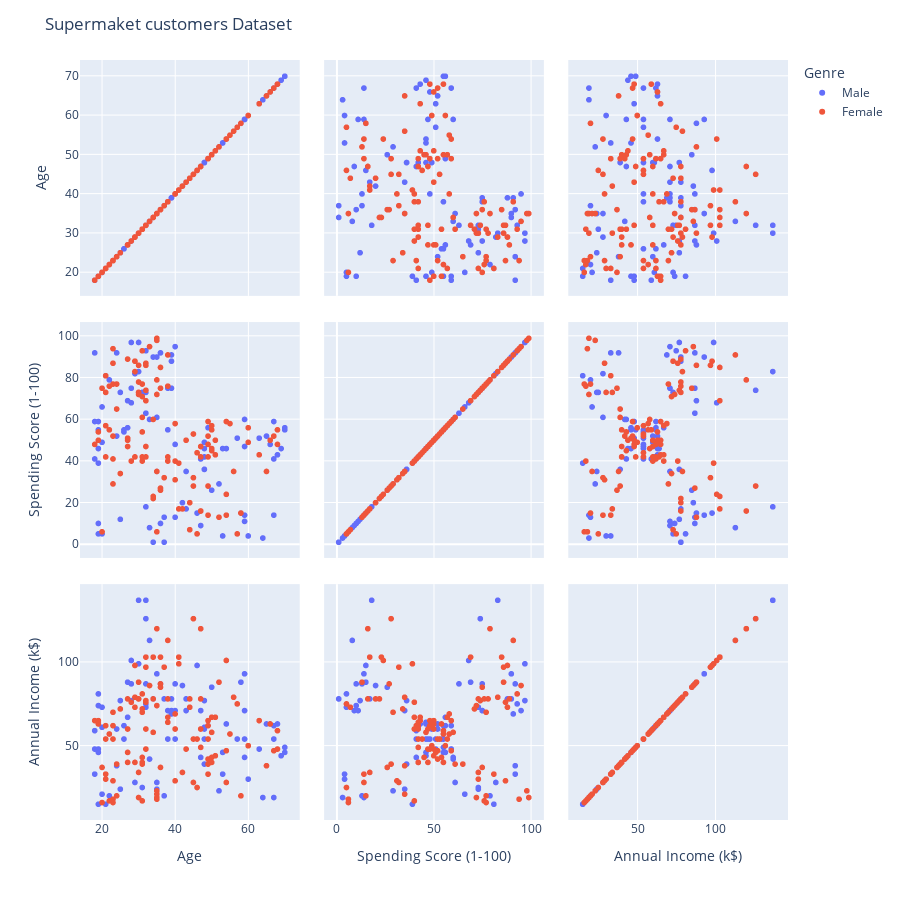

Write notebook code for a chart like this one.
### Markdown cell above
Analisando o gráfico percebe-se que a média das idades das mulheres (35) é menor do que a dos homens (37), além de ter um intervalo de idades mais concentrados (29-48) para as mulheres do que para os homens (27.5-51).

### Code cell
fig = px.scatter_matrix(df_customers,dimensions=["Age","Spending Score (1-100)","Annual Income (k$)"], color = "Genre")
#fig.update_traces(diagonal_visible=False)
fig.update_layout(
    title='Supermaket customers Dataset',
    dragmode='select',
    width=900,
    height=900,
    hovermode='closest',
)
fig.show()

### Figure 1 — Plotly figure (JSON) as saved in the notebook; plotly's stock layout.template omitted (floating-point values rounded to 4 significant figures)
{"data": [{"dimensions": [{"axis": {"matches": true}, "label": "Age", "values": [19, 21, 64, 67, 37, 22, 20, 52, 35, 25, 31, 29, 35, 60, 53, 18, 24, 48, 33, 59, 47, 69, 53, 70, 19, 63, 18, 19, 70, 59, 26, 40, 57, 38, 67, 48, 18, 48, 24, 48, 20, 67, 26, 49, 54, 68, 66, 65, 19, 27, 39, 43, 40, 59, 38, 47, 39, 20, 32, 19, 32, 25, 28, 48, 34, 43, 39, 37, 34, 19, 50, 42, 32, 40, 28, 36, 36, 58, 27, 59, 35, 46, 30, 28, 33, 32, 32, 30]}, {"axis": {"matches": true}, "label": "Spending Score (1-100)", "values": [39, 81, 3, 14, 13, 79, 66, 29, 35, 73, 73, 82, 61, 4, 4, 92, 92, 36, 60, 60, 41, 46, 46, 56, 55, 51, 59, 59, 55, 47, 54, 48, 51, 55, 41, 46, 41, 49, 52, 42, 49, 59, 55, 56, 46, 43, 48, 52, 46, 56, 91, 35, 95, 11, 75, 9, 75, 5, 73, 10, 93, 12, 97, 36, 90, 17, 88, 1, 1, 5, 26, 20, 63, 13, 75, 10, 92, 15, 69, 14, 90, 15, 97, 68, 8, 74, 18, 83]}, {"axis": {"matches": true}, "label": "Annual Income (k$)", "values": [15, 15, 19, 19, 20, 20, 21, 23, 24, 24, 25, 28, 28, 30, 33, 33, 38, 39, 42, 43, 43, 44, 46, 46, 46, 48, 48, 48, 49, 54, 54, 54, 54, 54, 54, 54, 59, 60, 60, 61, 61, 62, 62, 62, 63, 63, 63, 63, 64, 67, 69, 71, 71, 71, 71, 71, 71, 73, 73, 74, 75, 77, 77, 77, 78, 78, 78, 78, 78, 81, 85, 86, 87, 87, 87, 87, 87, 88, 88, 93, 93, 98, 99, 101, 113, 126, 137, 137]}], "hovertemplate": "Genre=Male<br>%{xaxis.title.text}=%{x}<br>%{yaxis.title.text}=%{y}<extra></extra>", "legendgroup": "Male", "marker": {"color": "#636efa", "symbol": "circle"}, "name": "Male", "showlegend": true, "type": "splom"}, {"dimensions": [{"axis": {"matches": true}, "label": "Age", "values": [20, 23, 31, 22, 35, 23, 30, 35, 58, 24, 35, 35, 46, 54, 45, 40, 23, 21, 49, 21, 42, 30, 36, 20, 65, 31, 49, 24, 50, 27, 29, 31, 49, 31, 50, 51, 27, 67, 54, 43, 68, 32, 47, 60, 60, 45, 23, 49, 46, 21, 55, 22, 34, 50, 68, 40, 32, 47, 27, 23, 49, 21, 66, 19, 38, 18, 19, 63, 49, 51, 50, 38, 40, 23, 31, 25, 31, 29, 44, 35, 57, 28, 32, 32, 34, 44, 38, 47, 27, 30, 30, 56, 29, 31, 36, 33, 36, 52, 30, 37, 32, 29, 41, 54, 41, 36, 34, 32, 38, 47, 35, 45]}, {"axis": {"matches": true}, "label": "Spending Score (1-100)", "values": [6, 77, 40, 76, 6, 94, 72, 99, 15, 77, 35, 98, 5, 14, 32, 31, 87, 73, 14, 81, 17, 73, 26, 75, 35, 61, 28, 65, 55, 47, 42, 42, 52, 54, 45, 50, 51, 52, 59, 50, 48, 47, 42, 49, 56, 53, 52, 42, 44, 57, 58, 55, 60, 46, 55, 40, 42, 47, 50, 41, 48, 42, 50, 54, 42, 48, 50, 43, 59, 43, 57, 40, 58, 29, 77, 34, 71, 88, 7, 72, 5, 40, 87, 74, 22, 20, 76, 16, 89, 78, 73, 35, 83, 93, 75, 95, 27, 13, 86, 32, 86, 88, 39, 24, 17, 85, 23, 69, 91, 16, 79, 28]}, {"axis": {"matches": true}, "label": "Annual Income (k$)", "values": [16, 16, 17, 17, 18, 18, 19, 19, 20, 20, 21, 23, 25, 28, 28, 29, 29, 30, 33, 33, 34, 34, 37, 37, 38, 39, 39, 39, 40, 40, 40, 40, 42, 43, 43, 44, 46, 47, 47, 48, 48, 48, 49, 50, 50, 54, 54, 54, 54, 54, 57, 57, 58, 58, 59, 60, 60, 60, 60, 62, 62, 62, 63, 63, 64, 65, 65, 65, 65, 67, 67, 67, 69, 70, 70, 72, 72, 73, 73, 74, 75, 76, 76, 77, 78, 78, 78, 78, 78, 78, 78, 79, 79, 81, 85, 86, 87, 88, 88, 97, 97, 98, 99, 101, 103, 103, 103, 103, 113, 120, 120, 126]}], "hovertemplate": "Genre=Female<br>%{xaxis.title.text}=%{x}<br>%{yaxis.title.text}=%{y}<extra></extra>", "legendgroup": "Female", "marker": {"color": "#EF553B", "symbol": "circle"}, "name": "Female", "showlegend": true, "type": "splom"}], "layout": {"dragmode": "select", "height": 900, "hovermode": "closest", "legend": {"title": {"text": "Genre"}, "tracegroupgap": 0}, "margin": {"t": 60}, "title": {"text": "Supermaket customers Dataset"}, "width": 900}}
